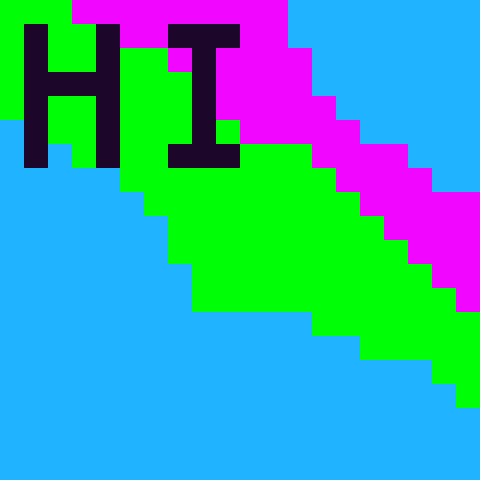

Tiled map render using the project's own tile images. Description and the whole map definition, tile-layer contents included, below:
An orthogonal 20x20 tile map with 24x24 px tiles, 1 tile layer (Tile Layer 1).

<map version="1.0" orientation="orthogonal" width="20" height="20" tilewidth="24" tileheight="24">
 <tileset firstgid="1" name="Test" tilewidth="24" tileheight="24">
  <image source="../test-tiles.png" width="48" height="48" />
 </tileset>
 <layer name="Tile Layer 1" width="20" height="20">
  <data encoding="csv">
1,1,1,2,2,2,2,2,2,2,2,2,4,4,4,4,4,4,4,4,
1,3,1,1,3,2,2,3,3,3,2,2,4,4,4,4,4,4,4,4,
1,3,1,1,3,1,1,2,3,2,2,2,2,4,4,4,4,4,4,4,
1,3,3,3,3,1,1,1,3,2,2,2,2,4,4,4,4,4,4,4,
1,3,1,1,3,1,1,1,3,2,2,2,2,2,4,4,4,4,4,4,
4,3,1,1,3,1,1,1,3,1,2,2,2,2,2,4,4,4,4,4,
4,3,4,1,3,1,1,3,3,3,1,1,1,2,2,2,2,4,4,4,
4,4,4,4,4,1,1,1,1,1,1,1,1,1,2,2,2,2,4,4,
4,4,4,4,4,4,1,1,1,1,1,1,1,1,1,2,2,2,2,2,
4,4,4,4,4,4,4,1,1,1,1,1,1,1,1,1,2,2,2,2,
4,4,4,4,4,4,4,1,1,1,1,1,1,1,1,1,1,2,2,2,
4,4,4,4,4,4,4,4,1,1,1,1,1,1,1,1,1,1,2,2,
4,4,4,4,4,4,4,4,1,1,1,1,1,1,1,1,1,1,1,2,
4,4,4,4,4,4,4,4,4,4,4,4,4,1,1,1,1,1,1,1,
4,4,4,4,4,4,4,4,4,4,4,4,4,4,4,1,1,1,1,1,
4,4,4,4,4,4,4,4,4,4,4,4,4,4,4,4,4,4,1,1,
4,4,4,4,4,4,4,4,4,4,4,4,4,4,4,4,4,4,4,1,
4,4,4,4,4,4,4,4,4,4,4,4,4,4,4,4,4,4,4,4,
4,4,4,4,4,4,4,4,4,4,4,4,4,4,4,4,4,4,4,4,
4,4,4,4,4,4,4,4,4,4,4,4,4,4,4,4,4,4,4,4
</data>
 </layer>
</map>
